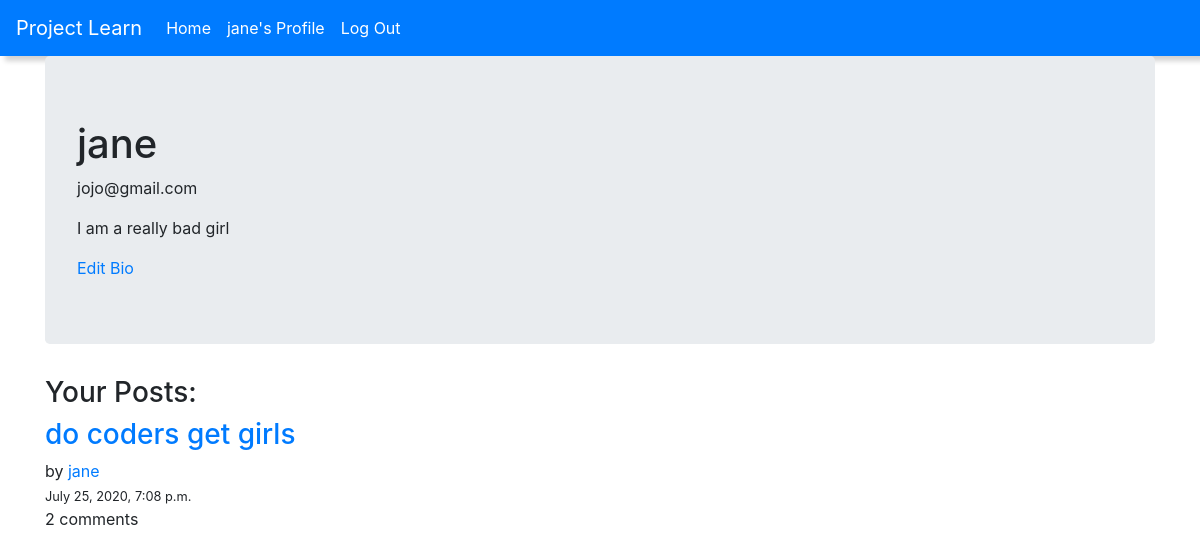
Page /user_profile/3/ (signed in) on the committed database.
### blog/models.py (models this page shows, shortened)
class Profile(models.Model):
    user=models.OneToOneField(User,on_delete=models.CASCADE)
    bio=models.TextField()

class Post(models.Model):
    STATUS_CHOICES = (
        ('draft', 'Draft'),
        ('published', 'Published'),
    )
    tags=TaggableManager()
    title = models.CharField(max_length=250)
    slug = models.SlugField(max_length=250, unique_for_date='published')
    author = models.ForeignKey(
        User, on_delete=models.CASCADE, related_name='blog_posts')
    body = models.TextField()
    publish = models.DateTimeField(default=timezone.now)
    created = models.DateTimeField(auto_now_add=True)
    updated = models.DateTimeField(auto_now_add=True)
    status = models.CharField(
        max_length=10, choices=STATUS_CHOICES, default='draft')
    class Meta:
        ordering = ['-publish']

### blog/views.py (the view)
# urls.py: path('user_profile/<int:id>/',views.user_profile,name='user_profile'),
@login_required
def user_profile(request,id):
    user_pro=User.objects.filter(id=id).first()
    posts=Post.objects.filter(author=user_pro).all()[:4]
    for post in posts:
        comments=Comment.objects.filter(post=post).order_by('-commented_on')
    context={
        'posts':posts,
        'user':user_pro,
        'comments':comments
    }
    return render(request,'blog/profile.html',context)

### blog/templates/blog/profile.html
{% extends 'blog/base.html' %}
{% block body %}
   <div class="container">
    <div class="jumbotron">
        <h1>{{user.username}}</h1>
        <p>{{user.email}}</p>
        {% if user.profile.bio %}
            <p class="bio">
                {{user.profile.bio}}
            </p>
        {% else %}
            <p>No bio yet</p>
            {% if user == request.user %}
            <p>Please <a href="{% url 'blog:create_bio' %}">Create One</a></p>
            {% endif %}
        {% endif %}
        {% if user == request.user %}
            <a href="/update_bio/{{user.id}}">Edit Bio</a>
        {% endif %}
    </div>
    <div class="posts">
        <h3>Your Posts:</h3>
        {% for post in posts %}
            <div class="post">
                    <div class="head-text">
                      <a href="/posts/{{post.title}}/"><h3>{{post.title}}</h3></a> by <a href="/user_profile/{{post.author.id}}/">{{post.author}}</a></div>
                    <small class="post-time">{{post.created}}</small>
                <p>{{comments.count}} comments</p>
            </div>
        {% endfor %}
    </div>
   </div>
{% endblock body %}

### blog/templates/blog/base.html (shortened to what this page needs)
{% load static %}
<!DOCTYPE html>
<html lang="en">
  <head>
    <link rel="stylesheet" href="{% static 'blog/main.css' %}" />
    <link rel="stylesheet" href="{% static 'blog/bootstrap.min.css' %}" />
  </head>
  <body>
    <header>
      <nav class="navbar navbar-expand-sm navbar-dark bg-primary">
        <a class="navbar-brand" href="{%url 'blog:home' %}">Project Learn</a>
        <div class="collapse navbar-collapse" id="collapsibleNavId">
          <ul class="navbar-nav mr-auto mt-2 mt-lg-0">
            <li class="nav-item active">
              <a class="nav-link" href="{% url 'blog:home' %}"
                >Home <span class="sr-only">(current)</span></a
              >
            </li>
            {% if user.is_authenticated %}
            <li class="nav-item active">
              <a href="/user_profile/{{request.user.id}}" class="nav-link">{{request.user.username}}'s Profile</a>
            </li>
            <li class="nav-item active">
              <a class="nav-link" href="{% url 'blog:logout' %}">Log Out</a>
            </li>
            {% endif %}
          </ul>
        </div>
      </nav>
    </header>
    {% block body %} {% endblock body %}
  </body>
</html>

### blog/static/blog/main.css (style rules this page uses)
header { background-color: white; color: dodgerblue; box-shadow: 5px 5px 5px lightgray; display: flex; justify-content: space-between; }
a { text-decoration: none; }

### rows in the picture
Post: title "do coders get girls", author "jane", created "July 25, 2020, 7:08 p.m.", count "2"

### other values in the picture
{{ request.user.username }} "jane"
{{ user.username }} "jane"
{{ user.email }} "jojo@gmail.com"
{{ user.profile.bio }} "I am a really bad girl"
